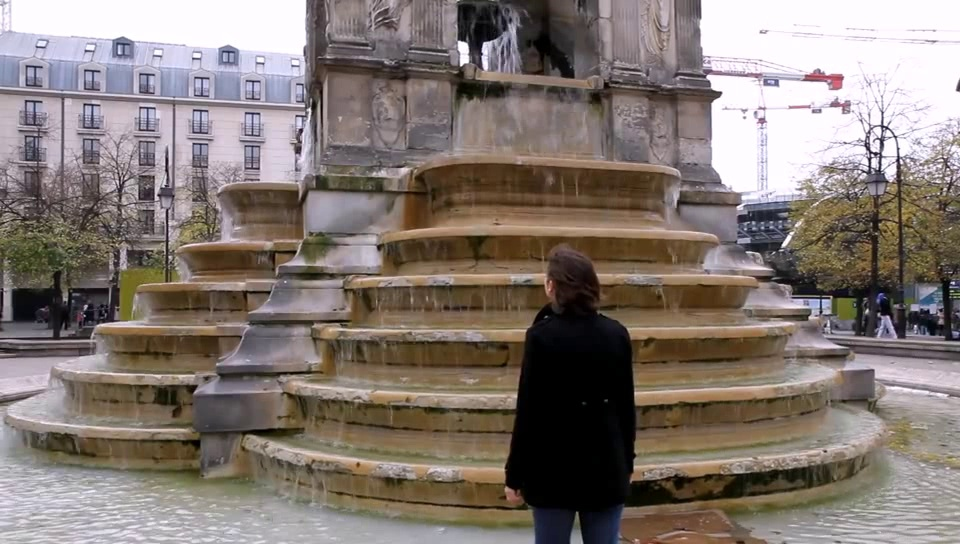
%> input picture VideoInpainting/temp_frames/frame00000001.jpg, 960 x 544 px; its folder holds 4 pictures in this run
$ octave worker.m   (GNU Octave 9; MATLAB toolbox functions it lacks are replaced by stand-ins)
%> lines starting %> are read from the running program, lines starting %| are printed output that depends on the picture; in (x1, y1, x2, y2) boxes, pixels count from 0 and x2, y2 are one past the last pixel; in counts of white or black regions, pixels touching at a corner belong together; the program's own positions count from 1
### VideoInpainting/main_batch.m
function [F, warped_image, valid_mask] = main_batch(pre_image,current_image,pre_mask,current_mask)
% mask 0~1
% image 0~255

% 2/99
[h,w,~] = size(pre_image);
info = get_parameter(h,w);

info.verbose = 0;

flow_vector = mask_of(pre_image, current_image, pre_mask, current_mask, info);
F  = flow_vector;

im1=pre_image; %
im2=current_image;
mask=double(pre_mask); %
mask2=double(current_mask);
flow_warp(im1,im2,flow_vector,1)

warped_image = warp_image(im2,flow_vector(:,:,1),flow_vector(:,:,2));
%figure,imshow((1-mask).*double(im1)./255 + mask.*I2warped./255);

mask2_warped = warp_image(mask2, flow_vector(:,:,1), flow_vector(:,:,2));
mask2_warped(mask2_warped<0.1)=0;
mask2_warped(mask2_warped~=0)=1;

valid_mask = mask-mask2_warped;
valid_mask(valid_mask<0) = 0;
valid_mask = uint8(valid_mask);
end

### VideoInpainting/get_parameter.m
function [para] = get_parameter(h,w)
%% image information
para.h=h;
para.w=w;

%% fixed point information
para.alpha=0.5; % weight of smoothness term.
para.s = 1.5; % enlarge the gaussian kernel by s when smoothing...
para.outer_iter = 1; % outer fixed point iteration
para.inner_iter = 15; % inner fixed point iteration
para.sor_iter = 25; % iteration of successive over relaxation
para.downsampling = 0.5; % down sampling by 2;
para.sigma = 1/sqrt(2*para.downsampling);  % used for pyramid construction and smooth the derivatives

para.patch_size = 4; % patch_size
% para.level = ceil(log2(min(para.h, para.w)/para.patch_size)); %

para.downsampling = 0.95;   % downsampling rate
% para.sigma = 1.3;
para.sigma = 1/sqrt(2*para.downsampling);  % used for pyramid construction and smooth the derivatives
para.level = ceil((log(10)-log(para.h))/log(para.downsampling));            % levels of pyramid.:we need 70 for very large displacements

%% etcg
para.w = 1.99;
para.median_filtering=1;
para.medianx=5;
para.mediany=5;
para.margsz=[5 5];
para.use_mask = true;

para.verbose = 1;
end

### VideoInpainting/mask_of.m
function [F] = mask_of(im_p,im_c,mask_p,mask_c,para)
%% image load

if para.use_mask
    back_ground_p = not(mask_p(:,:,1));
    back_ground_c = not(mask_c(:,:,1));
end
%% parameter setting
out_iter = para.outer_iter;
in_iter = para.inner_iter;
level = para.level;
patch_size = para.patch_size;
inds_outofimage = [];

%% pyramid setting
% I1s=getGaussianPyramid(im_p,para.level);
% I2s=getGaussianPyramid(im_c,para.level);

if para.use_mask
%     I1_bgs=getGaussianPyramid(back_ground_p,para.level);
%     I2_bgs=getGaussianPyramid(back_ground_c,para.level);
    I1_bgs=getImPyramid(back_ground_p,para.sigma,para.downsampling,para.level);
    I2_bgs=getImPyramid(back_ground_c,para.sigma,para.downsampling,para.level);

end
I1s=getImPyramid(im_p,para.sigma,para.downsampling,para.level);
I2s=getImPyramid(im_c,para.sigma,para.downsampling,para.level);


%% fixed point iteration
for i = level:-1:1
    fprintf("current step [%d/%d]\n",level-i+1, level);

    I1=I1s{i};
    I2=I2s{i};
    if para.use_mask
        I1_bg=I1_bgs{i};
        I2_bg=I2_bgs{i};
    end
    [height, width, dim] = size(I1);
    [ys,xs]=ndgrid(1:height,1:width);

    patch_num_h = floor(height/patch_size);
    patch_num_w = floor(width/patch_size);

    if i == level
        % initial value. They are updated after every level
        u0 = zeros(patch_num_h, patch_num_w);
        v0 = zeros(patch_num_h, patch_num_w);
    end

    for out = 1:out_iter
        du = zeros(patch_num_h, patch_num_w);
        dv = zeros(patch_num_h, patch_num_w);

        % compute the derivatives, smoothing considering the directions
        [Ix1, Iy1] = gaussDeriv_dir(I1); % 이미지 기울기
        [Ix2, Iy2] = gaussDeriv_dir(I2);

        u0_expand = repeat_and_interp(u0,patch_size,height,width);
        v0_expand = repeat_and_interp(v0,patch_size,height,width);

        Ix2_warped = warp_image(Ix2, u0_expand, v0_expand); % why deviation interp?
        Iy2_warped = warp_image(Iy2, u0_expand, v0_expand); % 기울기를 현재 벡터로 워핑

        %estimate derivative direction by mixing i1 and i2 deivatives
        Ix_warped = 0.5*(Ix2_warped+Ix1); % 1의
        Iy_warped = 0.5*(Iy2_warped+Iy1); %

        I2_warped = warp_image(I2,u0_expand,v0_expand); % 진짜 이미지를 보간
        Iz_warped = I2_warped-I1; % Z축의 차이(intencity 차이)

        if para.use_mask
            I2_bg(I2_bg<0.5)=0;
            I2_bg(I2_bg~=0)=1;

            I2_bg_warped = warp_image(I2_bg, u0_expand, v0_expand);
            I2_bg_warped(I2_bg_warped>=0.9)=1;
            I2_bg_warped(I2_bg_warped~=1)=0;
        end

        % wp point calcul
        wp = get_normalized_weight(I1);
        if para.use_mask
            wp = wp.*I1_bg.*I2_bg_warped;
        end
        % wp = get_wp(Ix1, Iy1);
        wp_sum = window_sum(wp, patch_size);
        wp_sum_expand = repeat_and_interp(wp_sum,patch_size,height,width);

        % fix point inner iteration
        for iter = 1:in_iter
            du_c = repmat(du,[1,1,dim]);
            dv_c = repmat(dv,[1,1,dim]);

            du_c_expand = repeat_and_interp(du_c,patch_size,height,width);
            dv_c_expand = repeat_and_interp(dv_c,patch_size,height,width);

            wp_psi = window_sum(wp.*(Iz_warped+Ix_warped.*du_c_expand+Iy_warped.*dv_c_expand), patch_size);
            wp_psi_expand = repeat_and_interp(wp_psi, patch_size,height,width);

            wp_Ix = window_sum(wp.*Ix_warped, patch_size);
            wp_Ix_expand = repeat_and_interp(wp_Ix, patch_size,height,width);
            wp_Iy = window_sum(wp.*Iy_warped, patch_size);
            wp_Iy_expand = repeat_and_interp(wp_Iy, patch_size,height,width);
            wp_Iz = window_sum(wp.*Iz_warped, patch_size);
            wp_Iz_expand = repeat_and_interp(wp_Iz, patch_size,height,width);

            Psi_data = psiDeriv(window_sum(wp.*(Iz_warped+Ix_warped.*du_c_expand+Iy_warped.*dv_c_expand - (wp_psi_expand./wp_sum_expand)).^2,patch_size));
            [Psi_smooth_x, Psi_smooth_y] = get_psi_smooth(u0+du,v0+dv);

            du=du_c(:,:,1);
            dv=dv_c(:,:,1);

            data_term_Ix_warped = (Ix_warped - (wp_Ix_expand./wp_sum_expand));
            data_term_Iy_warped = (Iy_warped - (wp_Iy_expand./wp_sum_expand));
            data_term_Iz_warped = (Iz_warped - (wp_Iz_expand./wp_sum_expand));

            data_term_Ix_Ix_warped = window_sum(wp.*data_term_Ix_warped.*data_term_Ix_warped,patch_size);
            data_term_Ix_Iy_warped = window_sum(wp.*data_term_Ix_warped.*data_term_Iy_warped,patch_size);
            data_term_Ix_Iz_warped = window_sum(wp.*data_term_Ix_warped.*data_term_Iz_warped,patch_size);

            data_term_Iy_Iy_warped = window_sum(wp.*data_term_Iy_warped.*data_term_Iy_warped,patch_size);
            data_term_Iy_Iz_warped = window_sum(wp.*data_term_Iy_warped.*data_term_Iz_warped,patch_size);

            data_term_Ix_Ix_warped(isnan(data_term_Ix_Ix_warped))=0;
            data_term_Ix_Iy_warped(isnan(data_term_Ix_Iy_warped))=0;
            data_term_Ix_Iz_warped(isnan(data_term_Ix_Iz_warped))=0;
            data_term_Iy_Iy_warped(isnan(data_term_Iy_Iy_warped))=0;
            data_term_Iy_Iz_warped(isnan(data_term_Iy_Iz_warped))=0;
            Psi_data(isnan(Psi_data))=0;

            sor_warping_flow_multichannel_LDOF_MY(data_term_Ix_Ix_warped, data_term_Ix_Iy_warped, data_term_Ix_Iz_warped, ...
                Psi_data, Psi_smooth_x, Psi_smooth_y, du, ...
                dv,u0(:,:,1),v0(:,:,1),size(data_term_Ix_Ix_warped,1),...
                size(data_term_Ix_Ix_warped,2),size(data_term_Ix_Ix_warped,3),para.alpha,...
                para.sor_iter,para.w,data_term_Iy_Iy_warped,data_term_Iy_Iz_warped);

            %         inds_outofimage=find((xs+u0+temp_du<1 | xs+u0+temp_du>width | ys+temp_dv+v0<1 | ys+temp_dv+v0>height));

            if iter==in_iter && para.median_filtering
                du = medfilt2(du, [para.medianx para.mediany]);
                dv = medfilt2(dv, [para.medianx para.mediany]);
            end
            if para.verbose && iter==in_iter
                u = u0+du;
                v = v0+dv;
                temp_u = imresize(u, [height, width], 'bilinear');
                temp_v = imresize(v, [height, width], 'bilinear');

                flow_warp(I1,I2,cat(3,temp_u,temp_v),1)
                %check_flow_correspondence(I1,I2,cat(3,u,v));
                % flow_edge_map(I1,I2,cat(3,u,v),1);
                title(['pyramid level ' num2str(i)])
            end
        end

        % update the optical flow
        u = u0+du;
        v = v0+dv;
        u0 = u;
        v0 = v;
    end
    if i > 1
        % interpolate to get the initial value of the finner pyramid level
        [h_f,w_f,~] = size(I1s{i-1});
        next_patch_num_h = floor(h_f/patch_size);
        next_patch_num_w = floor(w_f/patch_size);

        u0 = imresize(u, [next_patch_num_h, next_patch_num_w], 'bilinear');
        v0 = imresize(v, [next_patch_num_h, next_patch_num_w], 'bilinear');
%         u0 = u0 .* 2;
%         v0 = v0 .* 2;
    else
        u = imresize(u, [height, width], 'bilinear');
        v = imresize(v, [height, width], 'bilinear');
    end
end
%% end

F=cat(3,u,v);
fprintf('done!\n');
end
%% function
% [9 lines left out: function fix_margin, not called in this run]

### VideoInpainting/getImPyramid.m
function ImPyramid=getImPyramid(im,omega,downsampling,max_level)
[p,q,~]=size(im);
im_or=im;
ImPyramid=cell(max_level,1);
for l=1:max_level
    %if l~=2
      I = gaussSmooth(im, omega);
      % [4 lines of commented-out code are left out]
    if l > 1
        scale_c = downsampling^(l-1);
         I = imresize(I, [round(p*scale_c), round(q*scale_c)], 'bicubic');
        %Ie = imresize(I, scale_c);
%         figure(1);imshow(uint8(I));
%         pause(0.5);
    end
    ImPyramid{l}=I;
    im=I;
end

end

### VideoInpainting/gaussSmooth.m
function I = gaussSmooth(I_ori, omega)

mask = fspecial('gauss', [100, 100], omega);
a = diag(mask);
cut = find(a>0.0001, 1, 'first');
mask = mask(cut:100-cut+1, cut:100-cut+1);
mask = mask/sum(mask(:));

I = imfilter(I_ori, mask, 'replicate');

### VideoInpainting/worker.m
Fs = {};
for i=0:102
    cur_idx = i;
    pre_idx = i+1;
    cur_name = sprintf("temp_frames/frame%08d.jpg", cur_idx);
    pre_name = sprintf("temp_frames/frame%08d.jpg", pre_idx);
    cur_mask = sprintf("temp_frames_mask/frame%08d.jpg", cur_idx);
    pre_mask = sprintf("temp_frames_mask/frame%08d.jpg", pre_idx);

    if i==0
        im_p=double(imread(pre_name));
        im_c=double(imread(cur_name));
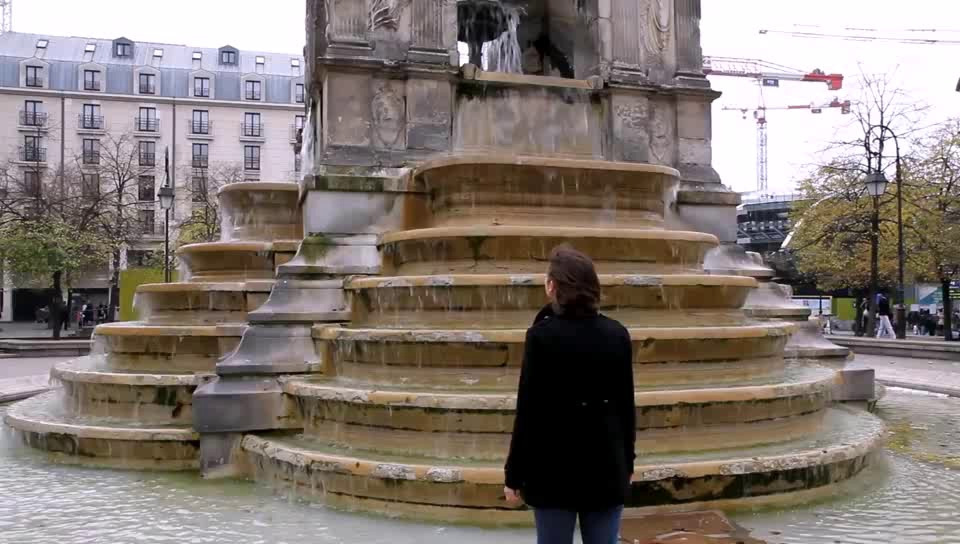
%> input picture VideoInpainting/temp_frames/frame00000000.jpg, 960 x 544 px

        mask_p=double(imread(pre_mask))/255.;
        mask_c=double(imread(cur_mask))/255.;
    else
        im_p=double(imread(pre_name));
        mask_p=double(imread(pre_mask))/255.;
    end
    [F, warped_image, valid_mask] = main_batch(im_p, im_c, mask_p,mask_c);
%> in mask_of, `back_ground_p = not(mask_p(:,:,1));`:
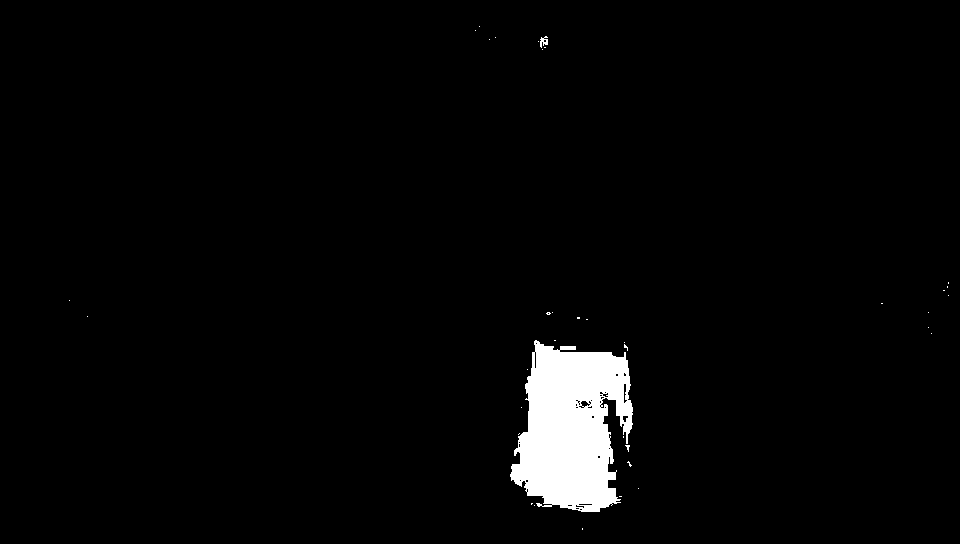
%> back_ground_p: size 544x960 logical; 2.8% white; 37 white regions (35 under 20 px), largest, box (x1, y1, x2, y2) and area: (510, 340, 633, 512) 14617, (540, 36, 548, 48) 55
%> in mask_of, `back_ground_c = not(mask_c(:,:,1));`:
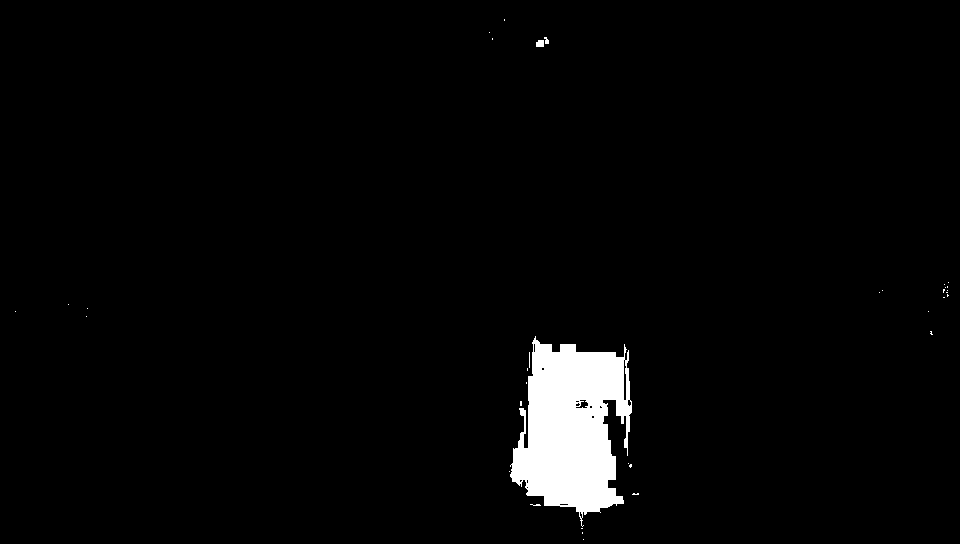
%> back_ground_c: size 544x960 logical; 2.9% white; 35 white regions (32 under 20 px), largest, box (x1, y1, x2, y2) and area: (510, 336, 632, 527) 14903, (536, 40, 544, 47) 52, (544, 37, 549, 44) 24
%> the loop in getImPyramid, `for l=1:max_level` made 78 passes
%> pass 3, in gaussSmooth (call 3), `I = imfilter(I_ori, mask, 'replicate');`:
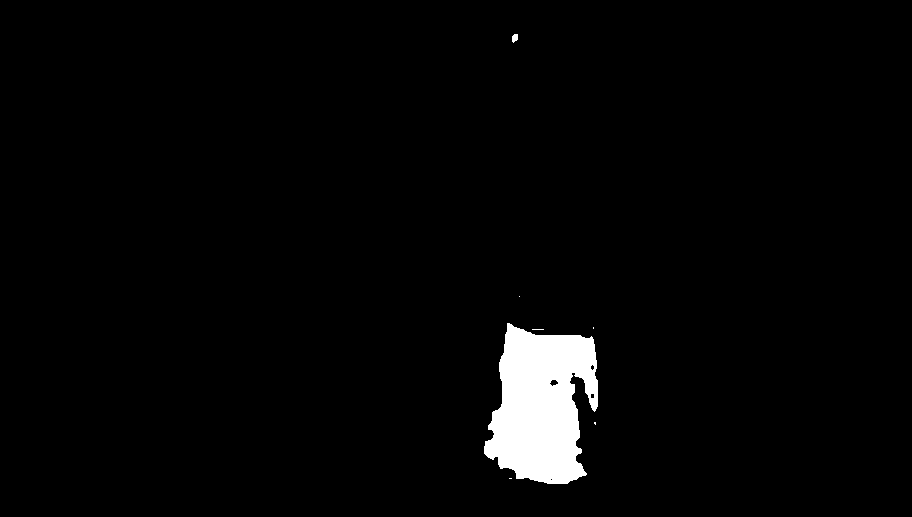
%> I: size 517x912 logical; 2.7% white; 7 white regions (5 under 20 px), largest, box (x1, y1, x2, y2) and area: (484, 323, 598, 484) 12797, (512, 34, 518, 43) 42
%> after the loop in getImPyramid, `for l=1:max_level`: ImPyramid = 78 items; scale_c = 0.0193
%> in mask_of, `I1_bgs=getImPyramid(back_ground_p,para.sigma,para.downsampling,para.le..`: I1_bgs = 78 items
%> the loop in getImPyramid (call 2), `for l=1:max_level` made 78 passes
%> pass 1, in gaussSmooth (call 61), `I = imfilter(I_ori, mask, 'replicate');`:
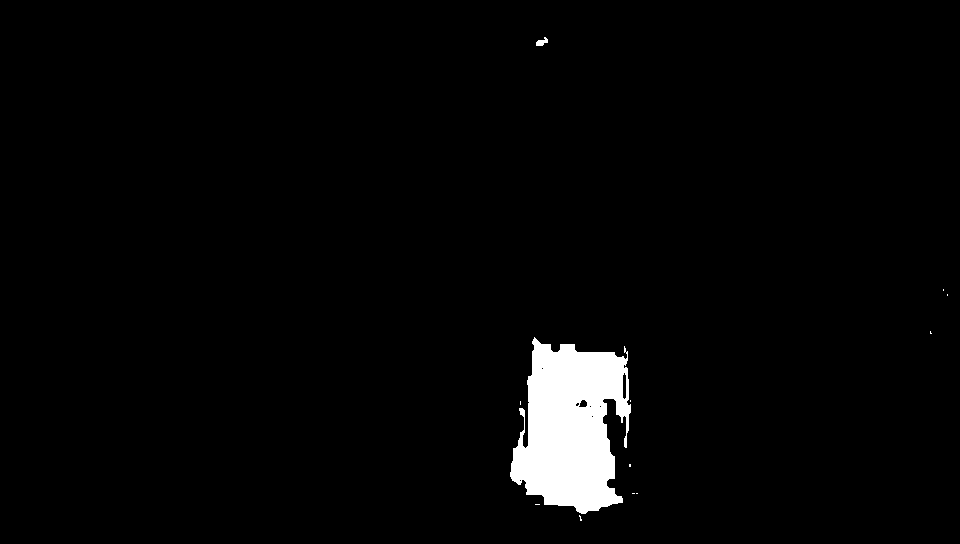
%> I: size 544x960 logical; 2.8% white; 12 white regions (10 under 20 px), largest, box (x1, y1, x2, y2) and area: (510, 337, 631, 514) 14623, (536, 37, 548, 46) 64
%> pass 3, in gaussSmooth (call 63), `I = imfilter(I_ori, mask, 'replicate');`:
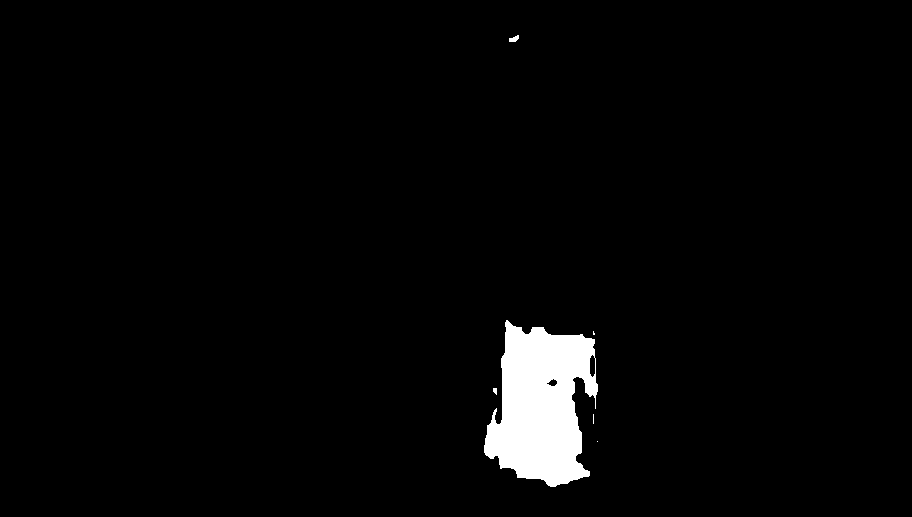
%> I: size 517x912 logical; 2.7% white; 6 white regions (3 under 20 px), largest, box (x1, y1, x2, y2) and area: (484, 320, 598, 487) 12720, (509, 35, 519, 42) 46, (493, 388, 497, 395) 22
%> the loop in getImPyramid (call 3), `for l=1:max_level` made 78 passes
%> pass 2, in gaussSmooth (call 122), `I = imfilter(I_ori, mask, 'replicate');`:
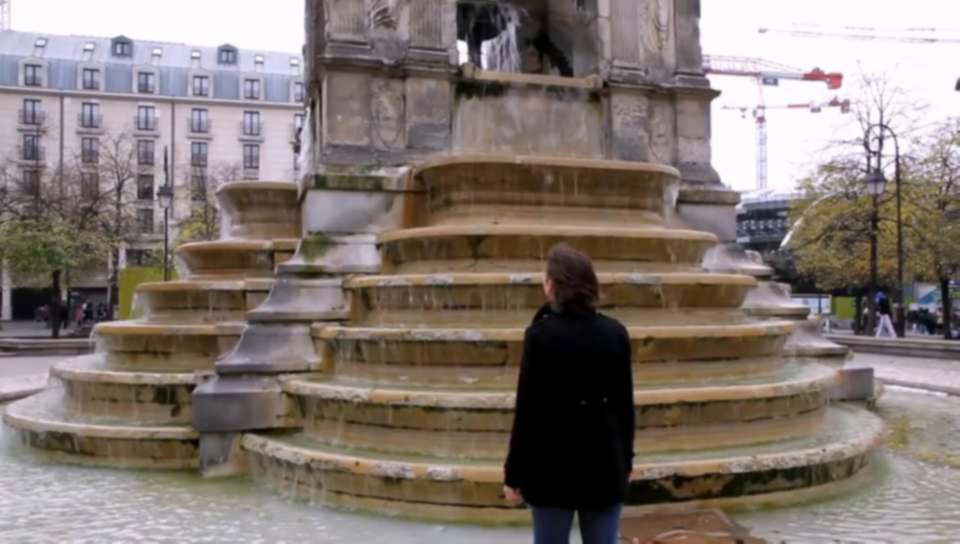
%> I: size 544x960x3 double; mean R, G, B 131.3, 120.6, 114.7; mean of the top-left, top-right, bottom-left and bottom-right quarters 138, 147.9, 115, 87.8
%> the loop in mask_of, `for i = level:-1:1` made 1 pass
%> (height, width, dim, patch_num_h, patch_num_w) on pass 1: (10, 18, 3, 2, 4)
%> the run ends on the next line
